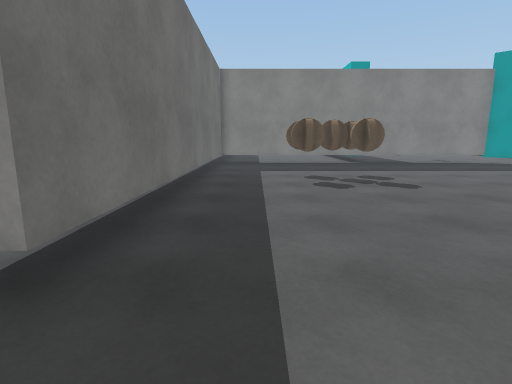
View 1 (above)

16 first-person views from a walk through a scene from a Unity 3-D project. The camera is 1.3 m above the floor, tilts 10° down and sees 80° across. The floor is counted in squares, 1 m on a side. Each view is taken from the middle of a square. On the plan, view 1 faces up. The plan holds only what a view shows up to about 14 squares ahead; the rest is blank. The place goes on beyond the plan. The player is left out. Surface patterns are stand-ins for the level's own textures.

View 2
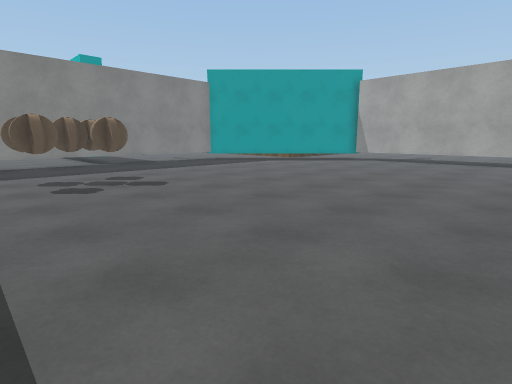

View 3
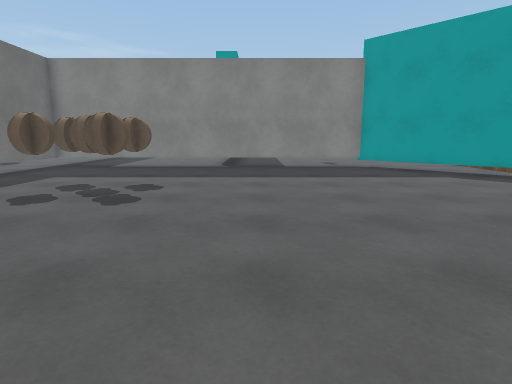

View 4
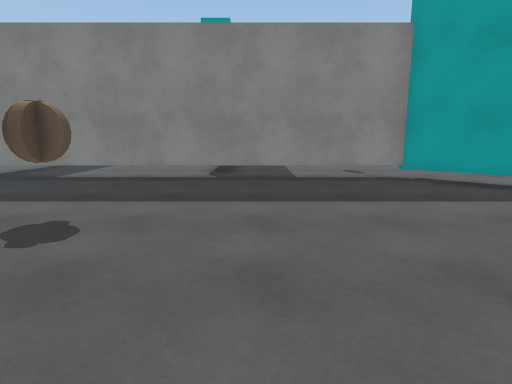

View 5
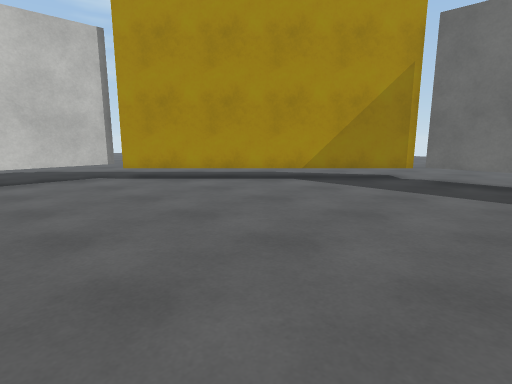

View 6
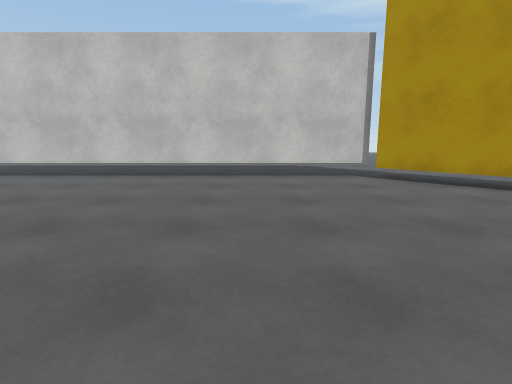

View 7
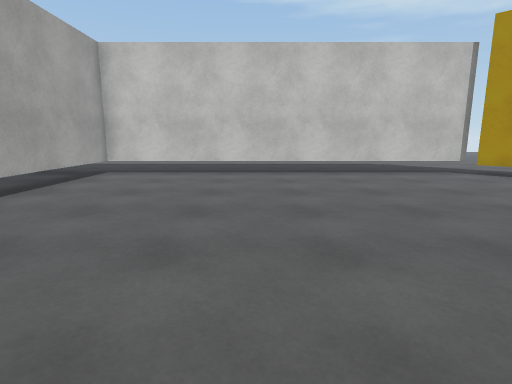

View 8
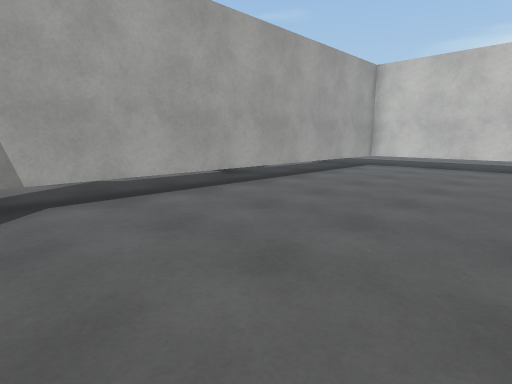

View 9
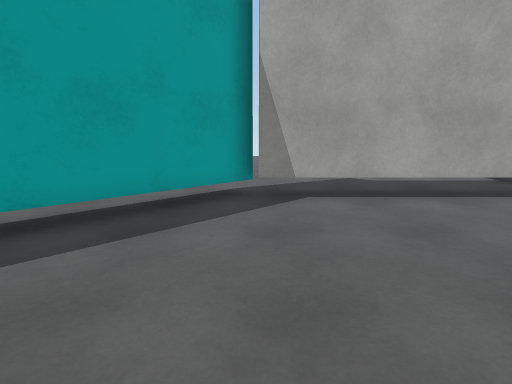

View 10
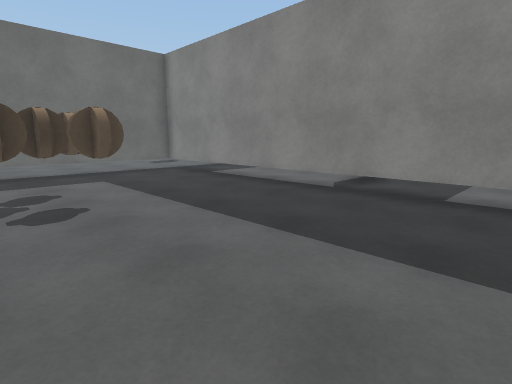

View 11
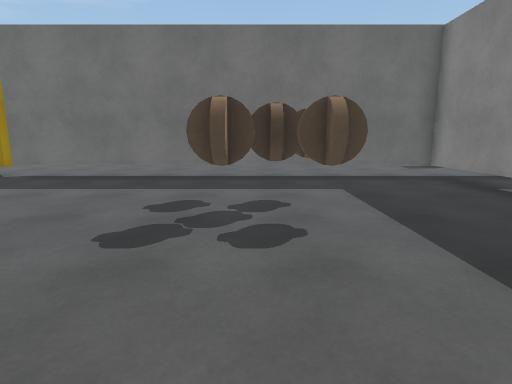

View 12
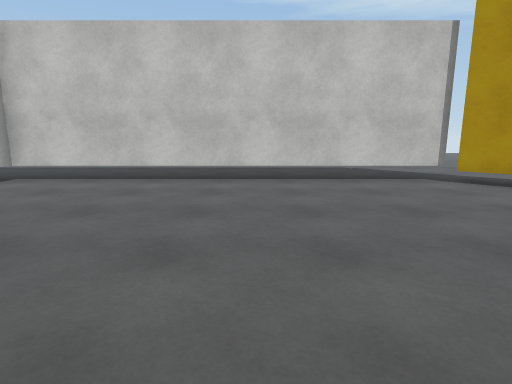

View 13
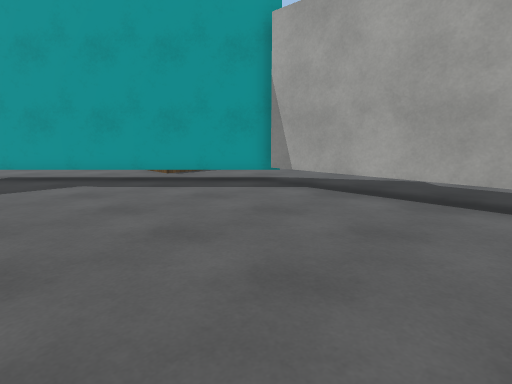

View 14
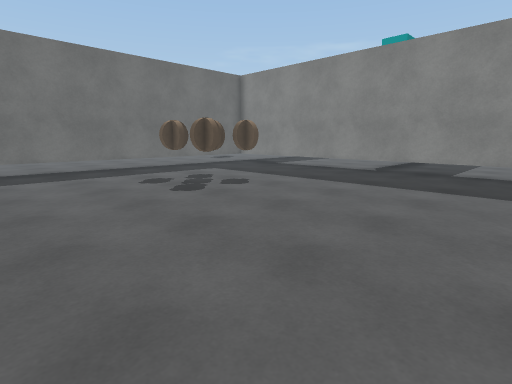

View 15
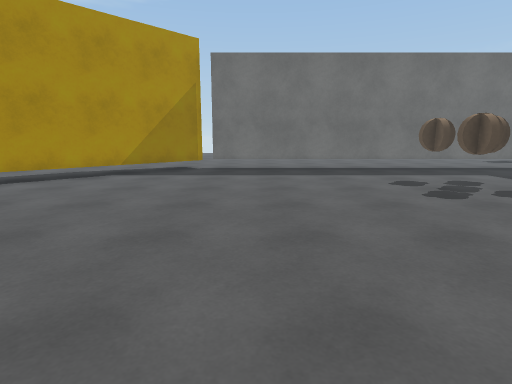

View 16
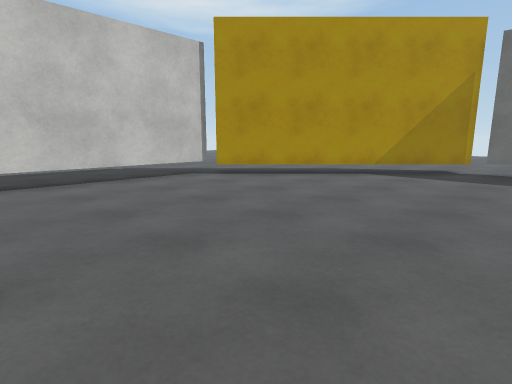

### Floor plan
Points are (right, up) in squares from view 1. A wall is a line through its corners. A room is listed if a view was taken in it or the views show most of it. See-through windows are left out.
Room 1 (views 1, 2, 3, 4, 5, 6, 7, 8, 9, 10, 11, 12, 13, 14, 15, 16)
walls: (18.1, 9) (11.6, 15.6) (-1.7, 15.6) (-1.7, 2.1); (-2.5, 1.7) (4.1, -5); (4.1, -5.4) (17.5, -5.4) (17.5, 9)
objects: other object (1, 9) to (2, 9); other object (1, 11) to (2, 11); other object (2, 10) to (3, 10); other object (3, 9) to (4, 9); other object (3, 11) to (4, 11)

Positions as (right, up) in squares from view 1, and headings:
1: (0, 0), facing up
2: (0, 0), facing up-right
3: (7, 2), facing up
4: (7, 6), facing up
5: (8, 5), facing down-left
6: (8, 5), facing down
7: (12, 6), facing down
8: (11, 9), facing down-right
9: (11, 9), facing right
10: (10, 9), facing up-left
11: (8, 10), facing left
12: (10, 4), facing down
13: (11, 3), facing up-right
14: (11, 4), facing up-left
15: (11, 4), facing left
16: (11, 4), facing down-left
